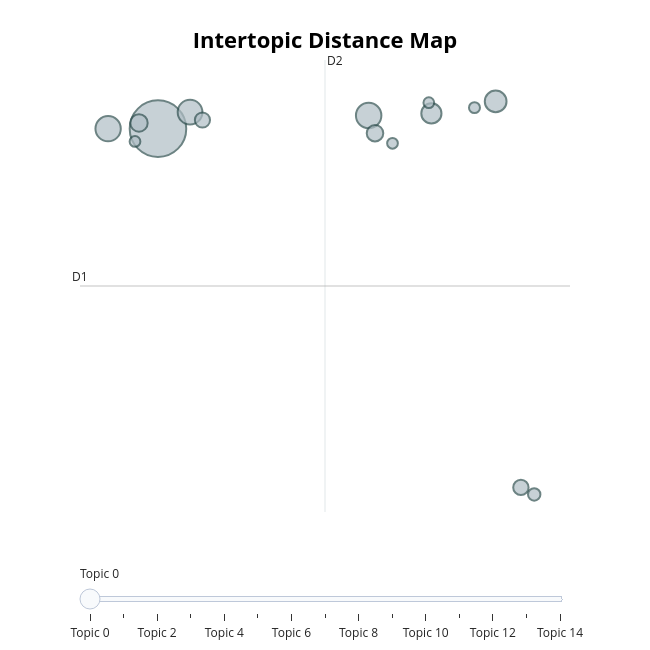

This figure's notebook cell:
### Code cell
topic_model_fr.visualize_topics()

### Figure 1 — Plotly figure (JSON) as saved in the notebook; plotly's stock layout.template omitted (floating-point values rounded to 4 significant figures)
{"data": [{"customdata": [[0, "bénin | politique | web | pays | faits", 583], [1, "france | min | santé | monde | bénin", 118], [2, "bénin | gouvernement | recrutement | clôture | profit", 117], [3, "local | education | you | afrique | commentaires", 111], [4, "twitter | togo | afrique | président | top", 86], [5, "sénégal | groupe | info | politique | bénin", 74], [6, "chine | china | bénin | béninois | afrique", 55], [7, "mali | niger | sélectionneur | national | nation", 50], [8, "afrique | guinée | bénin | afrik | soudan", 43], [9, "afrique | ouest | océan | indien | share", 42], [10, "list | apr | lente | primaires | destruction", 28], [11, "avr | jnim | mali | albert | patrick", 22], [12, "togo | togolais | afrique | bénin | gnassingbé", 21], [13, "obsèques | sadio | camara | honneurs | soutenant", 21], [14, "etats | zone | pouvoir | rdc | this", 21]], "hovertemplate": "<b>Topic %{customdata[0]}</b><br>%{customdata[1]}<br>Size: %{customdata[2]}", "legendgroup": "", "marker": {"color": "#B0BEC5", "line": {"color": "DarkSlateGrey", "width": 2}, "size": [583, 118, 117, 111, 86, 74, 55, 50, 43, 42, 28, 22, 21, 21, 21], "sizemode": "area", "sizeref": 0.3644, "symbol": "circle"}, "mode": "markers", "name": "", "orientation": "v", "showlegend": false, "type": "scatter", "x": [-2.379, 1.263, -3.241, -1.825, 3.458, 2.347, -2.707, 1.373, 3.895, -1.611, 4.125, 3.092, -2.777, 2.303, 1.675], "xaxis": "x", "y": [8.14, 8.57, 8.138, 8.68, 9.031, 8.639, 8.326, 7.991, -3.601, 8.422, -3.831, 8.827, 7.721, 8.988, 7.661], "yaxis": "y"}], "layout": {"annotations": [{"showarrow": false, "text": "D1", "x": -3.727, "y": 2.99, "yshift": 10}, {"showarrow": false, "text": "D2", "x": 0.5081, "xshift": 10, "y": 10.39}], "height": 650, "hoverlabel": {"bgcolor": "white", "font": {"family": "Rockwell", "size": 16}}, "legend": {"itemsizing": "constant", "tracegroupgap": 0}, "margin": {"t": 60}, "shapes": [{"line": {"color": "#CFD8DC", "width": 2}, "type": "line", "x0": 0.5081, "x1": 0.5081, "y0": -4.406, "y1": 10.39}, {"line": {"color": "#9E9E9E", "width": 2}, "type": "line", "x0": -3.727, "x1": 4.744, "y0": 2.99, "y1": 2.99}], "sliders": [{"active": 0, "pad": {"t": 50}, "steps": [{"args": [{"marker.color": [["red", "#B0BEC5", "#B0BEC5", "#B0BEC5", "#B0BEC5", "#B0BEC5", "#B0BEC5", "#B0BEC5", "#B0BEC5", "#B0BEC5", "#B0BEC5", "#B0BEC5", "#B0BEC5", "#B0BEC5", "#B0BEC5"]]}], "label": "Topic 0", "method": "update"}, {"args": [{"marker.color": [["#B0BEC5", "red", "#B0BEC5", "#B0BEC5", "#B0BEC5", "#B0BEC5", "#B0BEC5", "#B0BEC5", "#B0BEC5", "#B0BEC5", "#B0BEC5", "#B0BEC5", "#B0BEC5", "#B0BEC5", "#B0BEC5"]]}], "label": "Topic 1", "method": "update"}, {"args": [{"marker.color": [["#B0BEC5", "#B0BEC5", "red", "#B0BEC5", "#B0BEC5", "#B0BEC5", "#B0BEC5", "#B0BEC5", "#B0BEC5", "#B0BEC5", "#B0BEC5", "#B0BEC5", "#B0BEC5", "#B0BEC5", "#B0BEC5"]]}], "label": "Topic 2", "method": "update"}, {"args": [{"marker.color": [["#B0BEC5", "#B0BEC5", "#B0BEC5", "red", "#B0BEC5", "#B0BEC5", "#B0BEC5", "#B0BEC5", "#B0BEC5", "#B0BEC5", "#B0BEC5", "#B0BEC5", "#B0BEC5", "#B0BEC5", "#B0BEC5"]]}], "label": "Topic 3", "method": "update"}, {"args": [{"marker.color": [["#B0BEC5", "#B0BEC5", "#B0BEC5", "#B0BEC5", "red", "#B0BEC5", "#B0BEC5", "#B0BEC5", "#B0BEC5", "#B0BEC5", "#B0BEC5", "#B0BEC5", "#B0BEC5", "#B0BEC5", "#B0BEC5"]]}], "label": "Topic 4", "method": "update"}, {"args": [{"marker.color": [["#B0BEC5", "#B0BEC5", "#B0BEC5", "#B0BEC5", "#B0BEC5", "red", "#B0BEC5", "#B0BEC5", "#B0BEC5", "#B0BEC5", "#B0BEC5", "#B0BEC5", "#B0BEC5", "#B0BEC5", "#B0BEC5"]]}], "label": "Topic 5", "method": "update"}, {"args": [{"marker.color": [["#B0BEC5", "#B0BEC5", "#B0BEC5", "#B0BEC5", "#B0BEC5", "#B0BEC5", "red", "#B0BEC5", "#B0BEC5", "#B0BEC5", "#B0BEC5", "#B0BEC5", "#B0BEC5", "#B0BEC5", "#B0BEC5"]]}], "label": "Topic 6", "method": "update"}, {"args": [{"marker.color": [["#B0BEC5", "#B0BEC5", "#B0BEC5", "#B0BEC5", "#B0BEC5", "#B0BEC5", "#B0BEC5", "red", "#B0BEC5", "#B0BEC5", "#B0BEC5", "#B0BEC5", "#B0BEC5", "#B0BEC5", "#B0BEC5"]]}], "label": "Topic 7", "method": "update"}, {"args": [{"marker.color": [["#B0BEC5", "#B0BEC5", "#B0BEC5", "#B0BEC5", "#B0BEC5", "#B0BEC5", "#B0BEC5", "#B0BEC5", "red", "#B0BEC5", "#B0BEC5", "#B0BEC5", "#B0BEC5", "#B0BEC5", "#B0BEC5"]]}], "label": "Topic 8", "method": "update"}, {"args": [{"marker.color": [["#B0BEC5", "#B0BEC5", "#B0BEC5", "#B0BEC5", "#B0BEC5", "#B0BEC5", "#B0BEC5", "#B0BEC5", "#B0BEC5", "red", "#B0BEC5", "#B0BEC5", "#B0BEC5", "#B0BEC5", "#B0BEC5"]]}], "label": "Topic 9", "method": "update"}, {"args": [{"marker.color": [["#B0BEC5", "#B0BEC5", "#B0BEC5", "#B0BEC5", "#B0BEC5", "#B0BEC5", "#B0BEC5", "#B0BEC5", "#B0BEC5", "#B0BEC5", "red", "#B0BEC5", "#B0BEC5", "#B0BEC5", "#B0BEC5"]]}], "label": "Topic 10", "method": "update"}, {"args": [{"marker.color": [["#B0BEC5", "#B0BEC5", "#B0BEC5", "#B0BEC5", "#B0BEC5", "#B0BEC5", "#B0BEC5", "#B0BEC5", "#B0BEC5", "#B0BEC5", "#B0BEC5", "red", "#B0BEC5", "#B0BEC5", "#B0BEC5"]]}], "label": "Topic 11", "method": "update"}, {"args": [{"marker.color": [["#B0BEC5", "#B0BEC5", "#B0BEC5", "#B0BEC5", "#B0BEC5", "#B0BEC5", "#B0BEC5", "#B0BEC5", "#B0BEC5", "#B0BEC5", "#B0BEC5", "#B0BEC5", "red", "#B0BEC5", "#B0BEC5"]]}], "label": "Topic 12", "method": "update"}, {"args": [{"marker.color": [["#B0BEC5", "#B0BEC5", "#B0BEC5", "#B0BEC5", "#B0BEC5", "#B0BEC5", "#B0BEC5", "#B0BEC5", "#B0BEC5", "#B0BEC5", "#B0BEC5", "#B0BEC5", "#B0BEC5", "red", "#B0BEC5"]]}], "label": "Topic 13", "method": "update"}, {"args": [{"marker.color": [["#B0BEC5", "#B0BEC5", "#B0BEC5", "#B0BEC5", "#B0BEC5", "#B0BEC5", "#B0BEC5", "#B0BEC5", "#B0BEC5", "#B0BEC5", "#B0BEC5", "#B0BEC5", "#B0BEC5", "#B0BEC5", "red"]]}], "label": "Topic 14", "method": "update"}]}], "title": {"font": {"color": "Black", "size": 22}, "text": "<b>Intertopic Distance Map</b>", "x": 0.5, "xanchor": "center", "y": 0.95, "yanchor": "top"}, "width": 650, "xaxis": {"anchor": "y", "domain": [0, 1], "range": [-3.727, 4.744], "title": {"text": ""}, "visible": false}, "yaxis": {"anchor": "x", "domain": [0, 1], "range": [-4.406, 10.39], "title": {"text": ""}, "visible": false}}}
